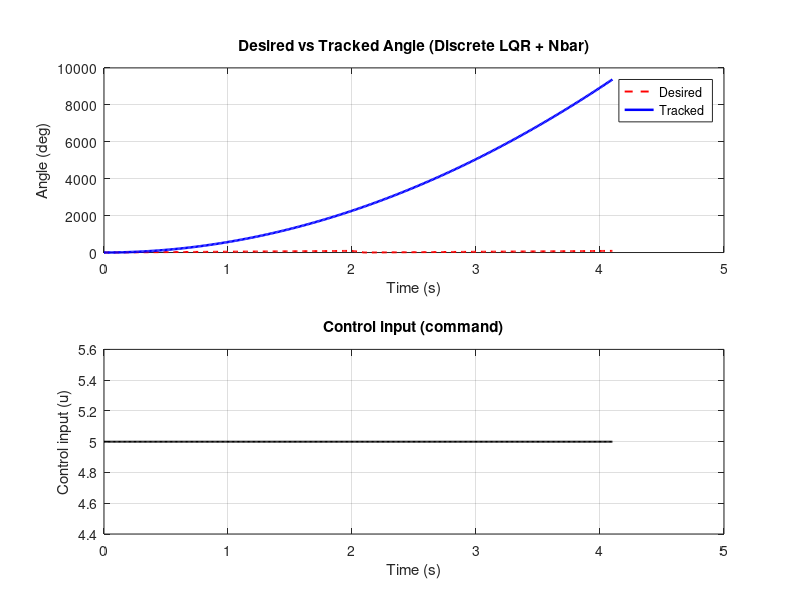
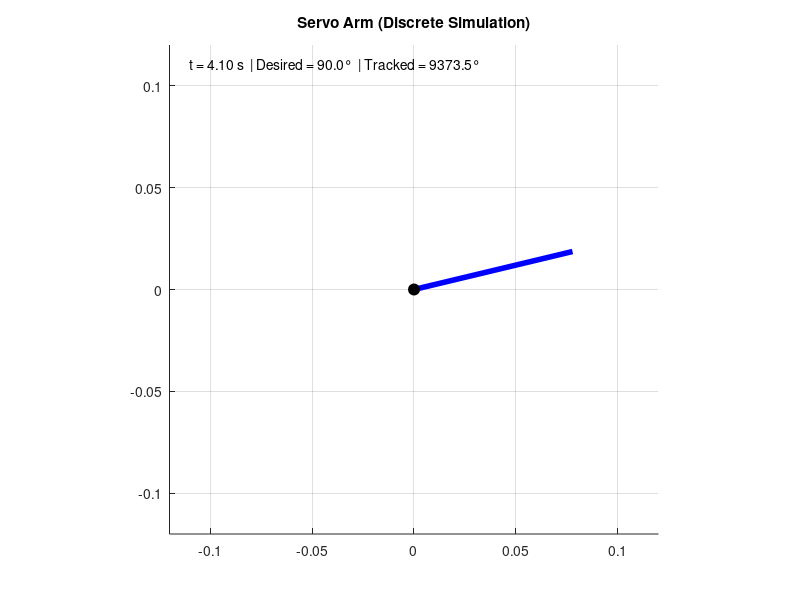

These figures' MATLAB source, in order:
clc;
close all;
clear all;

%%%%%%%%%%%%%%%%%%%%%%%%%%%%%%%%%%%%%%%%%%%%%%%%%%%%%%%%%%%%%%%%%%%

% % Example usage of intent_to_actions_gemini.m
% generate_with_gemini("Rotate servo 90 degrees, wait 2 seconds, then return to 0.");
% 
% function generate_with_gemini(prompt)
%     % Set your Gemini API Key (get it from AI Studio: https://aistudio.google.com/app/apikey)
%     apiKey = getenv("GEMINI_API_KEY");
%     if isempty(apiKey)
%         error("GEMINI_API_KEY environment variable not set. Run: setx GEMINI_API_KEY ""your_key_here"" ");
%     end
% 
%     % Gemini endpoint
%     url = "https://generativelanguage.googleapis.com/v1beta/models/gemini-1.5-flash:generateContent?key=" + apiKey;
% 
%     % Build request JSON
%     data = struct( ...
%         "contents", {struct( ...
%             "role","user", ...
%             "parts", {struct("text", prompt)} ...
%         )}, ...
%         "generationConfig", struct( ...
%             "response_mime_type","application/json" ...
%         ) ...
%     );
% 
%     % Convert to JSON string
%     body = jsonencode(data);
% 
%     % Web options
%     opts = weboptions( ...
%         "MediaType","application/json", ...
%         "Timeout",60 ...
%     );
% 
%     % Make the request
%     response = webwrite(url, body, opts);
% 
%     % Extract candidates
%     if isfield(response,"candidates") && ~isempty(response.candidates)
%         disp("---- Gemini Response ----");
%         disp(response.candidates(1).content.parts(1).text);
%     else
%         disp("No candidates returned.");
%     end
% end

%%%%%%%%%%%%%%%%%%%%%%%%%%%%%%%%%%%%%%%%%%%%%%%%%%%%%%%%%%%%%%%%%%%


% % Example raw JSON text from Gemini
% rawText = '{"commands": [{"servo": {"angle": 90, "time": 2000}}, {"servo": {"angle": 0, "time": 0}}, {"servo": {"angle": 45, "time": 1000}}]}';
% 
% % Decode JSON into MATLAB struct
% cmds = jsondecode(rawText);
% 
% % Preallocate arrays
% n = numel(cmds.commands);
% angles = zeros(1,n);
% times  = zeros(1,n);
% 
% % Extract each command
% for k = 1:n
%     angles(k) = cmds.commands(k).servo.angle;
%     times(k)  = cmds.commands(k).servo.time;
% end
% 
% % Show result
% disp("Decoded Servo Commands:");
% table(times(:), angles(:), 'VariableNames', {'Time_ms','Angle_deg'})

% servo_tracking_discrete.m
% Discrete-time state-space servo tracking of JSON commands using LQR + Nbar.
% Copy this file and run in MATLAB.

clear; 
close all; 
clc;

%% === Example JSON (replace rawText with real Gemini output) ===
rawText = '{"commands": [{"servo": {"angle": 90, "time": 2000}}, {"servo": {"angle": 0, "time": 0}}, {"servo": {"angle": 45, "time": 1000}}]}';

%% === Decode JSON and extract angles & durations ===
cmds = jsondecode(rawText);
nCmd = numel(cmds.commands);
angles_deg = zeros(1, nCmd);
dur_ms     = zeros(1, nCmd);

for k = 1:nCmd
    entry = cmds.commands(k).servo;
    if ~isfield(entry,'angle') || ~isfield(entry,'time')
        error('Each servo command must include angle and time fields.');
    end
    angles_deg(k) = double(entry.angle);
    dur_ms(k)     = double(entry.time);
end

% Interpret zero durations: replace 0 by a small hold so interpolation works
min_hold = 100; % ms (0.1 s)
dur_ms(dur_ms <= 0) = min_hold;

% Build cumulative waypoint times in seconds
waypoint_t = [0, cumsum(dur_ms)/1000]; % include t0 = 0
% Build waypoint angles: assume initial angle = 0 deg at t=0,
% then each command's angle is the target at the corresponding waypoint time.
waypoint_angles = [0, angles_deg];

% If user wants initial angle different, change waypoint_angles(1).

%% === Build dense discrete time vector and desired trajectory (linear interp) ===
dt = 0.01;              % sampling period (s) — discrete-time step
t_final = waypoint_t(end) + 1.0;  % one extra second to settle
t = 0:dt:t_final;
% piecewise-linear interpolation of desired angle
ref_deg = interp1(waypoint_t, waypoint_angles, t, 'linear', 'extrap');
ref_rad = deg2rad(ref_deg);   % convert to radians for simulation

%% === Continuous-time second-order servo model (radian units) ===
% We'll use a standard mass-damper inertia model:
% J*theta_dd + b*theta_dot = K_t * u
% state x = [theta; theta_dot], input u = torque command
J = 2.5e-4;     % kg*m^2 (tune for your virtual servo)
b = 5e-6;       % N*m*s/rad (damping)
K_t = 1e-3;     % torque per command unit (N*m per control unit)

% Continuous A,B,C,D (theta in radians)
A_c = [0 1; 0 -b/J];
B_c = [0; K_t/J];
C_c = [1 0];
D_c = 0;

% Discretize
sys_c = ss(A_c, B_c, C_c, D_c);
sys_d = c2d(sys_c, dt);
A_d = sys_d.A; B_d = sys_d.B; C_d = sys_d.C; D_d = sys_d.D;

%% === LQR design (discrete) ===
% Choose Q and R to tune performance (state weighting and control cost)
Q = diag([200, 1]);   % weight angle error heavily
R = 1e-4;             % penalize control effort (lower -> stronger actuation)
[K, ~, ~] = dlqr(A_d, B_d, Q, R);

% Compute steady-state feedforward gain Nbar for setpoint tracking:
% solve u_ss such that y_ss = r and x_ss = A_d*x_ss + B_d*u_ss
% x_ss = inv(I - A_d) * B_d * u_ss; r = C_d * x_ss => u_ss = r / (C_d * inv(I-A_d) * B_d)
I = eye(size(A_d));
invIA = inv(I - A_d);
den = C_d * (invIA * B_d);
if abs(den) < 1e-12
    warning('Denominator for Nbar is tiny; feedforward may be unstable. Setting Nbar=1.');
    Nbar = 1;
else
    Nbar = 1 / den;   % scalar because single-output
end

%% === Simulate closed-loop discrete-time dynamics ===
N = length(t);
x = zeros(2, N);    % state history [theta; theta_dot]
y = zeros(1, N);    % output (theta)
u_hist = zeros(1, N);% control input (command signal)

% initial state: start at ref(1) if you want to start at initial reference
x(:,1) = [ref_rad(1); 0];  

for k = 1:N-1
    % current state
    xk = x(:,k);
    % reference value at this time (scalar)
    r_k = ref_rad(k);
    % control law: u = -K*x + Nbar * r
    u = -K * xk + Nbar * r_k;
    % optional saturation (simulate actuator limits)
    u = max(min(u, 5), -5);  % clamp to [-5, 5] (tweakable)
    % state update (discrete)
    x(:,k+1) = A_d * xk + B_d * u;
    y(k) = C_d * xk;
    u_hist(k) = u;
end
% final outputs
y(N) = C_d * x(:,N);
u_hist(N) = u_hist(N-1);

% convert to degrees for plotting
y_deg = rad2deg(y);
ref_deg_plot = rad2deg(ref_rad);

%% === Plots: reference vs tracked, and control input ===
figure('Name','Discrete Servo Tracking','Units','normalized','Position',[0.1 0.1 0.8 0.7]);

subplot(2,1,1);
plot(t, ref_deg_plot, 'r--','LineWidth',1.4); hold on;
plot(t, y_deg, 'b-','LineWidth',1.8);
xlabel('Time (s)'); ylabel('Angle (deg)');
legend('Desired','Tracked','Location','best');
title('Desired vs Tracked Angle (Discrete LQR + Nbar)');
grid on;

subplot(2,1,2);
plot(t, u_hist, 'k-','LineWidth',1.4);
xlabel('Time (s)'); ylabel('Control input (u)');
title('Control input (command)');
grid on;

%% === Animation: servo arm moving over time ===
figure('Name','Servo Animation','Units','normalized','Position',[0.05 0.05 0.35 0.4]);
L = 0.08;  % arm length (m)
base = [0,0];

% prepare axes
ax = gca;
axis equal;
axis([-0.12 0.12 -0.12 0.12]);
hold on; grid on;
title('Servo Arm (Discrete Simulation)');
hArm = plot([0, L], [0,0], 'b-', 'LineWidth', 4);
hPivot = plot(0,0,'ko','MarkerSize',8,'MarkerFaceColor','k');
hText = text(-0.11,0.11,'', 'FontSize', 10);

% animate at sampling rate (or slower for smoothness)
frameStep = 1;  % animate every sample; increase for faster playback
for k = 1:frameStep:N
    th = deg2rad(y_deg(k)); % already rad but convert from deg just to be safe
    xend = L * cos(th);
    yend = L * sin(th);
    set(hArm, 'XData', [0 xend], 'YData', [0 yend]);
    set(hText, 'String', sprintf('t = %.2f s  | Desired = %.1f°  | Tracked = %.1f°', ...
        t(k), ref_deg_plot(k), y_deg(k)));
    drawnow;
    pause(0.01);  % control animation speed; adjust if needed
end

%% === Performance metrics (optional) ===
err = ref_deg_plot - y_deg;
rmse = sqrt(mean(err.^2));
fprintf('Tracking RMSE = %.4f deg over %.2f s\n', rmse, t(end));
